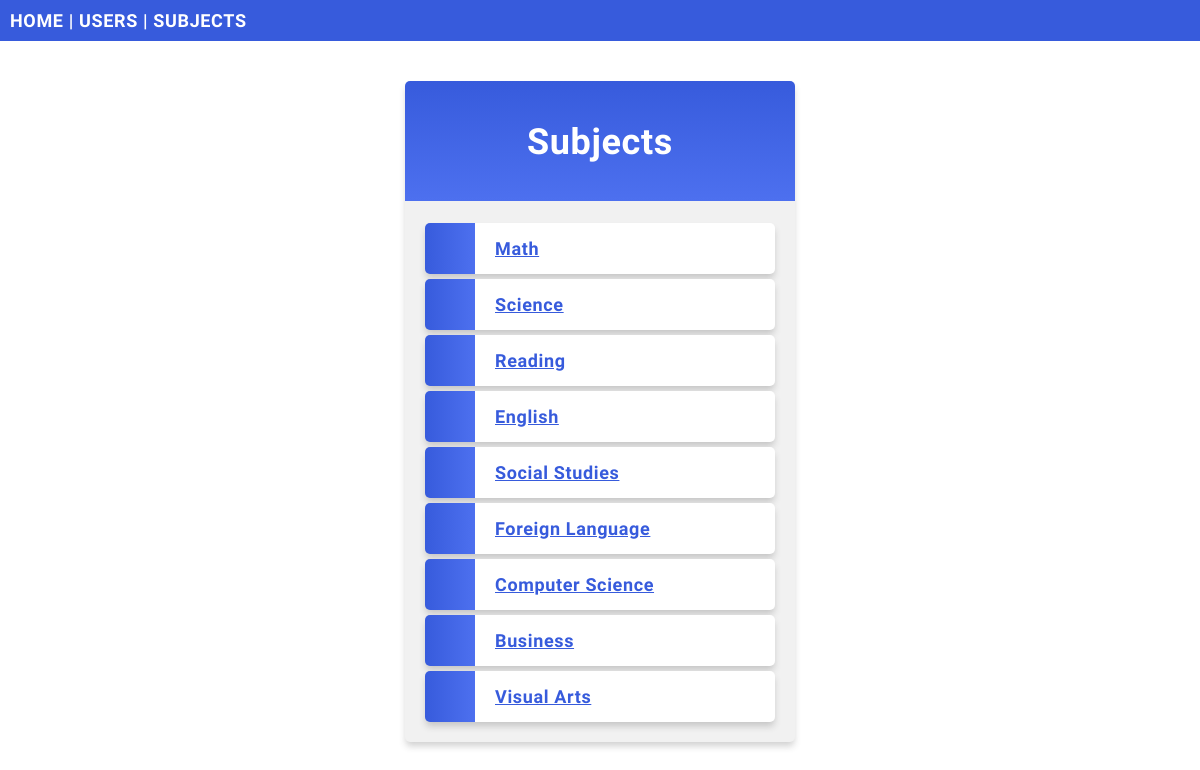
/subjects/, run on the app's committed database.
### users/models.py (models this page shows, shortened)
class CoreSubject(models.Model):
    subject = models.CharField("Core Subject", max_length = 75)
    courses = models.ManyToManyField(Course, null = True, blank = True)

### users/views.py (the view)
# urls.py: path('subjects/', views.subjects, name = 'subjects'),
def subjects(request):
    subject = CoreSubject.objects.all().values()
    template = loader.get_template('all_subjects.html')
    context = {
        'subject' : subject,
    }
    return HttpResponse(template.render(context, request))

### users/templates/all_subjects.html (shortened to what this page needs)
{% extends "master.html" %}
{% block content %}
  <div class="mycard">
  <h1>Subjects</h1>
    <ul>
      {% for x in subject %}
        <li onclick = "window.location = '{{ x.subject }}'"><a href="details/{{ x.subject }}">{{ x.subject }}</li>
      {% endfor %}
    </ul>
  </div>
{% endblock %}

### users/templates/master.html (shortened to what this page needs)
{% load static %}
<!DOCTYPE html>
<html>
<head>
</head>
<link rel="stylesheet" href="{% static 'myfirst.css' %}">
<body>
<div class = "topnav">
  <a href = "/">HOME</a>
  |
  <a href = "/users">USERS</a>
  |
  <a href = "/subjects">SUBJECTS</a>
</div>
{% block content %}
{% endblock %}
</body>
</html>

### users/static/myfirst.css (style rules this page uses)
body { margin:0; font: 600 18px 'Source Sans Pro', sans-serif; letter-spacing: 0.64px; color: #585d74; }
.topnav { background-color:#375BDC; color:#ffffff; padding:10px; }
.topnav a:link, .topnav a:visited { text-decoration: none; color: #ffffff; }
.mycard { background-color: #f1f1f1; background-image: linear-gradient(to bottom, #375BDC, #4D70EF); background-size: 100% 120px; background-repeat: no-repeat; margin: 40px auto; width: 350px; border-radius: 5px; box-shadow: 0 5px 7px -1px rgba(51, 51, 51, 0.23); padding: 20px; }
.mycard h1 { text-align: center; color:#ffffff; margin:20px 0 60px 0; }
ul { list-style-type: none; padding: 0; margin: 0; }
li { background-color: #ffffff; background-image: linear-gradient(to right, #375BDC, #4D70EF); background-size: 50px 60px; background-repeat: no-repeat; cursor: pointer; transition: transform .25s; border-radius: 5px; box-shadow: 0 5px 7px -1px rgba(51, 51, 51, 0.23); padding: 15px; padding-left: 70px; margin-top: 5px; }
a:link, a:visited { color: #375BDC; }

### data on the page
CoreSubject: subject "Math"
CoreSubject: subject "Science"
CoreSubject: subject "Reading"
CoreSubject: subject "English"
CoreSubject: subject "Social Studies"
CoreSubject: subject "Foreign Language"
CoreSubject: subject "Computer Science"
CoreSubject: subject "Business"
CoreSubject: subject "Visual Arts"
